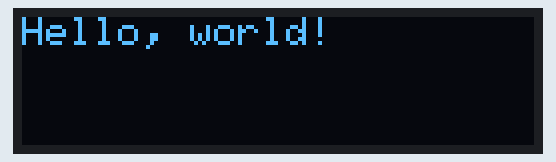
Recording of a sketch running on a simulated ESP32. Shown: 128×32 one-colour display.

Above: at 2.1 s.

The sketch:

write-oled.ino
```cpp
/**************************************************************************
Display Hello, world! message in the OLED display.
With help from: https://randomnerdtutorials.com/esp32-ssd1306-oled-display-arduino-ide/

Author: Nicole Gottschall
Date: 2023-05-10
 **************************************************************************/

#include <Wire.h> //to use I2C
#include <Adafruit_GFX.h> //to write to display
#include <Adafruit_SSD1306.h> //to write to display

//define OLED width and height
#define SCREEN_WIDTH 128 // OLED display width, in pixels
#define SCREEN_HEIGHT 32 // OLED display height, in pixels

//Declaration for an SSD1306 display connected to I2C (SDA, SCL pins)
//Initialize a display object with width and height with I2C communication protocol (&Wire)
//-1 means OLED doesn't have RESET pin (if RESET pin exists -> pass GPIO number as parameter)
Adafruit_SSD1306 display(SCREEN_WIDTH, SCREEN_HEIGHT, &Wire, -1);

void setup() {
  Serial.begin(115200);

  //initialize OLED display
  //might change OLED address
  if(!display.begin(SSD1306_SWITCHCAPVCC, 0x3C)) {
    //prints message on Serial Monitor, in case we are not able to connect to the display
    Serial.println(F("SSD1306 allocation failed"));
  }

  //pause for 2 seconds
  //reason: give display enough time for initialization before writing text
  delay(2000);

  //clear buffer
  display.clearDisplay();

  display.setTextSize(1);
  display.setTextColor(WHITE);
  display.setCursor(0, 0); //where text will be displayed

  //display static text
  display.println("Hello, world!");
  //show display buffer on the screen
  display.display(); //MUST call display() after drawing command to make them visible on screen!
}

void loop() {

}
```
